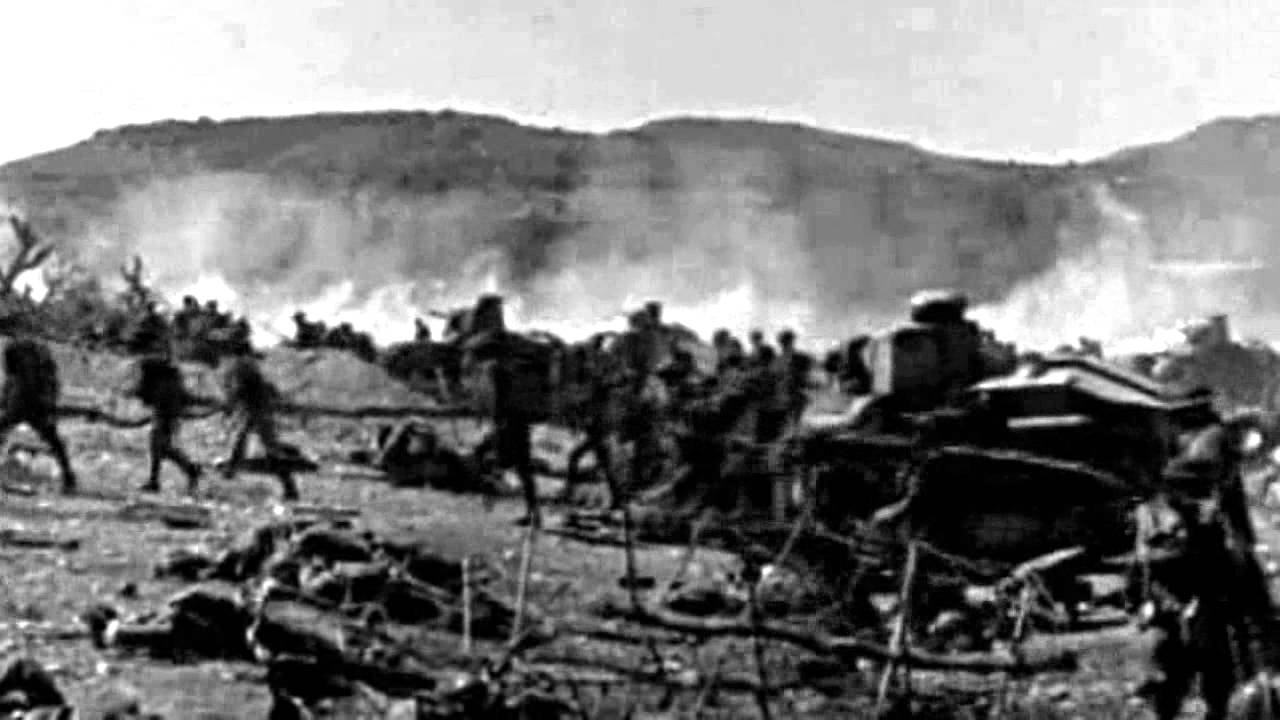
#> input picture testImage/bruhh.jpeg, 1280 x 720 px
$ jupyter execute --allow-errors 'Working With Computer Vision.ipynb'   (shell and % lines are left out)   (text cells are left out)
#> lines starting #> are read from the running program, lines starting #| are printed output that depends on the picture; after the words box and inside, x2 and y2 are one past the last pixel; in counts of white or black regions, pixels touching at a corner belong together
[cell 1]
import cv2
import numpy as np
import os

[cell 2]
image = cv2.imread('testImage/bruhh.jpeg',0)
#> image is the input picture: shape (720, 1280); min 0, max 255, mean 122.5

[cell 3]
print(image)
#> (printed output is left out)

[cell 4]
cv2.imshow('image is',image)
canny = cv2.Canny(image, 2,270)
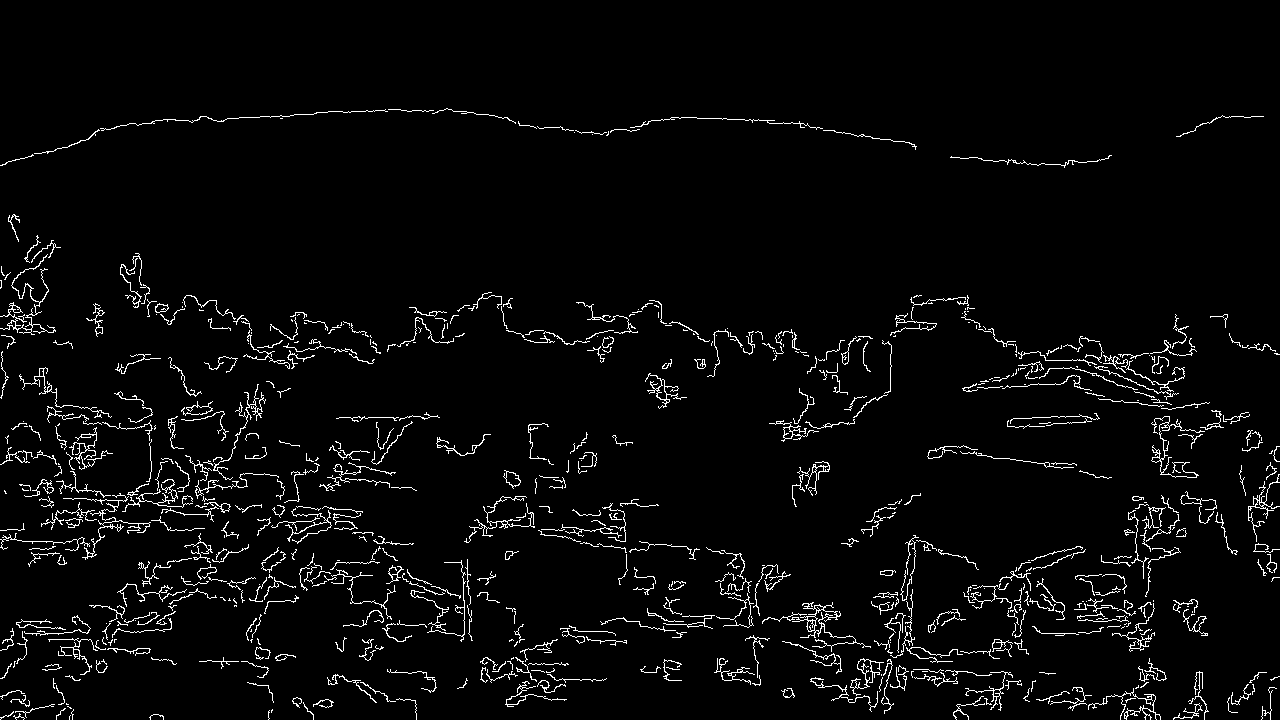
#> canny: shape (720, 1280); 3.5% white in thin lines or dots, all inside (x1, y1, x2, y2) = (0, 108, 1280, 720)
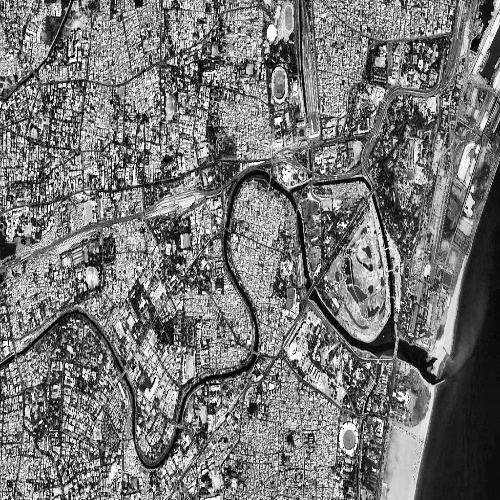
#> input picture radiometricEnhancement_1/image 3.jpeg, 500 x 500 px, given in place of the camera
#> further down, frame is the input picture: shape (500, 500, 3); min 0, max 255, mean 118.5
cv2.imshow('Canny',canny)

cv2.waitKey(0)
cv2.destroyAllWindows()

[cell 5]
import cv2
import numpy as np

[cell 6]
def sketch(image):
    img_grey = cv2.cvtColor(image, cv2.COLOR_BGR2GRAY)
    #img_blur = cv2.GaussianBlur(img_grey,(5,5),0)
    canny_edge = cv2.Canny(img_grey, 20,40)
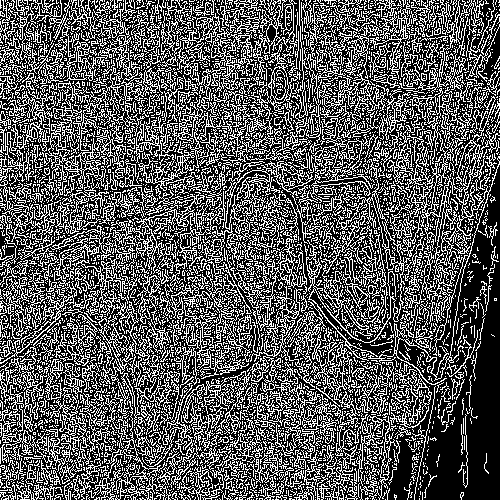
#> canny_edge: shape (500, 500); 35.1% white in thin lines or dots
    ret, mask = cv2.threshold(canny_edge, 60,255, cv2.THRESH_BINARY_INV)
#> mask: shape (500, 500); 64.9% white; black in thin lines or dots
    return mask

[cell 7]
cap = cv2.VideoCapture(0)

while True:
    ret, frame = cap.read()
    cv2.imshow("Live Sketch", sketch(frame))
    if cv2.waitKey(1) == 13:
#> (key Esc is pressed here)
        break

cap.release()
cv2.destroyAllWindows()

[cell 8]
import numpy as np
import cv2

[cell 9]
image = cv2.imread('/home/tanmay/Desktop/sana.jpeg')
#> (the rest of this cell did not finish here and is left out)

[cell 10]
import cv2
import numpy as np

[cell 11]
def imageContours(image):
    org_img = image
    gray = cv2.cvtColor(image, cv2.COLOR_BGR2GRAY)
    ret, thresh = cv2.threshold(gray, 127,255, cv2.THRESH_BINARY_INV)
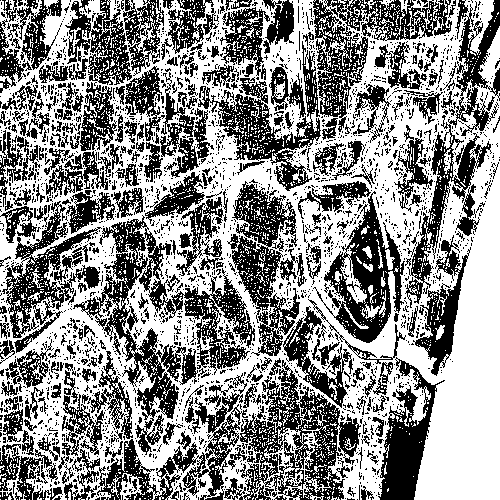
#> thresh: shape (500, 500); 54.7% white; 2490 black regions (2205 under 20 px)
    contours, hierarchy = cv2.findContours(thresh.copy(), cv2.RETR_LIST, cv2.CHAIN_APPROX_NONE)
#> contours = 7689 contours, 7043 with area under 20; largest, box (x1, y1, x2, y2) and area: (0, 0, 500, 500) 212130, (323, 192, 406, 344) 6004, (209, 93, 322, 162) 3599, (1, 228, 99, 339) 3201, (410, 123, 481, 284) 3162
    for c in contours:
        x,y,w,h = cv2.boundingRect(c)
        cv2.rectangle(org_img,(x,y), (x+w, y+h), (255,0,0),2)
#> this loop made 7689 passes
#> (x, y, w, h) on passes 1 to 3: (282, 499, 1, 1), (269, 499, 1, 1), (148, 499, 1, 1)
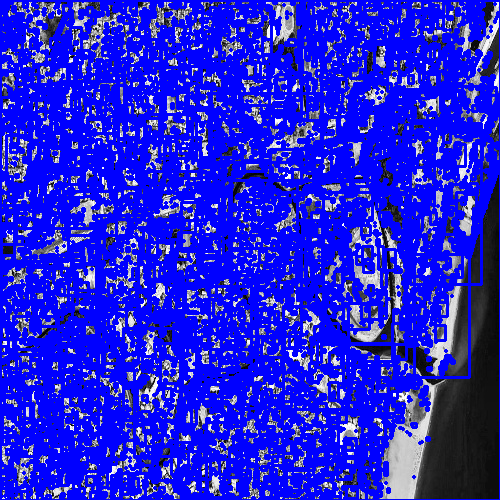
#> org_img: shape (500, 500, 3); mean B, G, R 216, 34.2, 34.2

    for c in contours:
        accuracy = 0.3* cv2.arcLength(c,True)
        approx = cv2.approxPolyDP(c,accuracy,True)
        mask =cv2.drawContours(image,[approx],0,(0,255,0),2)
        return mask
#> this loop made 1 pass
#> (accuracy, approx) on pass 1: (0, [[282, 499]])

[cell 12]
cap = cv2.VideoCapture(0)
while True:
    ret , frame = cap.read()
    cv2.imshow("Live Contours", imageContours(frame))
    if cv2.waitKey(1)==13:
#> (key Esc is pressed here)
